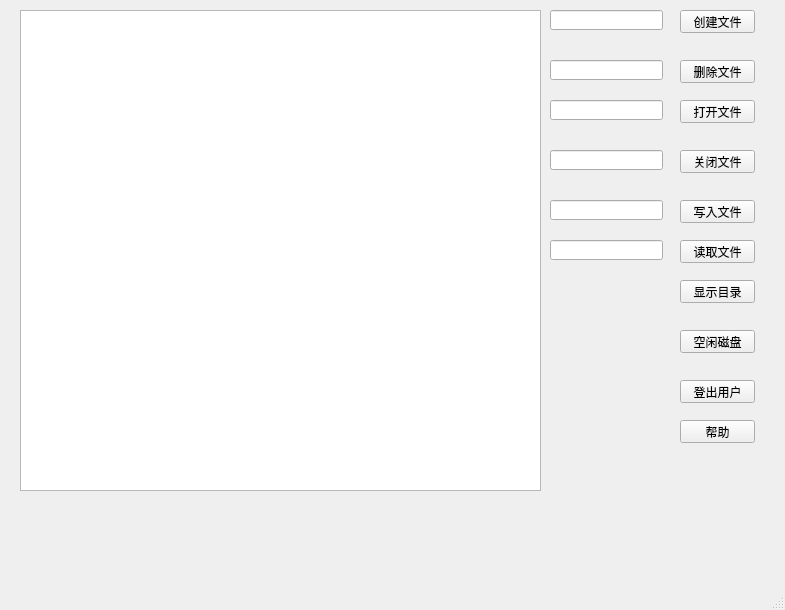
<?xml version="1.0" encoding="UTF-8"?>
<ui version="4.0">
 <class>MainWindow</class>
 <widget class="QMainWindow" name="MainWindow">
  <property name="geometry">
   <rect>
    <x>0</x>
    <y>0</y>
    <width>785</width>
    <height>610</height>
   </rect>
  </property>
  <property name="windowTitle">
   <string>MainWindow</string>
  </property>
  <widget class="QWidget" name="centralwidget">
   <widget class="QPushButton" name="pushButton">
    <property name="geometry">
     <rect>
      <x>680</x>
      <y>60</y>
      <width>75</width>
      <height>23</height>
     </rect>
    </property>
    <property name="text">
     <string>删除文件</string>
    </property>
   </widget>
   <widget class="QTextEdit" name="textEdit">
    <property name="geometry">
     <rect>
      <x>20</x>
      <y>10</y>
      <width>521</width>
      <height>481</height>
     </rect>
    </property>
   </widget>
   <widget class="QPushButton" name="pushButton_2">
    <property name="geometry">
     <rect>
      <x>680</x>
      <y>10</y>
      <width>75</width>
      <height>23</height>
     </rect>
    </property>
    <property name="text">
     <string>创建文件</string>
    </property>
   </widget>
   <widget class="QPushButton" name="pushButton_3">
    <property name="geometry">
     <rect>
      <x>680</x>
      <y>100</y>
      <width>75</width>
      <height>23</height>
     </rect>
    </property>
    <property name="text">
     <string>打开文件</string>
    </property>
   </widget>
   <widget class="QPushButton" name="pushButton_4">
    <property name="geometry">
     <rect>
      <x>680</x>
      <y>150</y>
      <width>75</width>
      <height>23</height>
     </rect>
    </property>
    <property name="text">
     <string>关闭文件</string>
    </property>
   </widget>
   <widget class="QPushButton" name="pushButton_5">
    <property name="geometry">
     <rect>
      <x>680</x>
      <y>200</y>
      <width>75</width>
      <height>23</height>
     </rect>
    </property>
    <property name="text">
     <string>写入文件</string>
    </property>
   </widget>
   <widget class="QPushButton" name="pushButton_6">
    <property name="geometry">
     <rect>
      <x>680</x>
      <y>240</y>
      <width>75</width>
      <height>23</height>
     </rect>
    </property>
    <property name="text">
     <string>读取文件</string>
    </property>
   </widget>
   <widget class="QPushButton" name="pushButton_7">
    <property name="geometry">
     <rect>
      <x>680</x>
      <y>280</y>
      <width>75</width>
      <height>23</height>
     </rect>
    </property>
    <property name="text">
     <string>显示目录</string>
    </property>
   </widget>
   <widget class="QPushButton" name="pushButton_8">
    <property name="geometry">
     <rect>
      <x>680</x>
      <y>330</y>
      <width>75</width>
      <height>23</height>
     </rect>
    </property>
    <property name="text">
     <string>空闲磁盘</string>
    </property>
   </widget>
   <widget class="QPushButton" name="pushButton_9">
    <property name="geometry">
     <rect>
      <x>680</x>
      <y>380</y>
      <width>75</width>
      <height>23</height>
     </rect>
    </property>
    <property name="text">
     <string>登出用户</string>
    </property>
   </widget>
   <widget class="QPushButton" name="pushButton_10">
    <property name="geometry">
     <rect>
      <x>680</x>
      <y>420</y>
      <width>75</width>
      <height>23</height>
     </rect>
    </property>
    <property name="text">
     <string>帮助</string>
    </property>
   </widget>
   <widget class="QLineEdit" name="lineEdit">
    <property name="geometry">
     <rect>
      <x>550</x>
      <y>10</y>
      <width>113</width>
      <height>20</height>
     </rect>
    </property>
   </widget>
   <widget class="QLineEdit" name="lineEdit_2">
    <property name="geometry">
     <rect>
      <x>550</x>
      <y>60</y>
      <width>113</width>
      <height>20</height>
     </rect>
    </property>
   </widget>
   <widget class="QLineEdit" name="lineEdit_3">
    <property name="geometry">
     <rect>
      <x>550</x>
      <y>100</y>
      <width>113</width>
      <height>20</height>
     </rect>
    </property>
   </widget>
   <widget class="QLineEdit" name="lineEdit_4">
    <property name="geometry">
     <rect>
      <x>550</x>
      <y>150</y>
      <width>113</width>
      <height>20</height>
     </rect>
    </property>
   </widget>
   <widget class="QLineEdit" name="lineEdit_5">
    <property name="geometry">
     <rect>
      <x>550</x>
      <y>200</y>
      <width>113</width>
      <height>20</height>
     </rect>
    </property>
   </widget>
   <widget class="QLineEdit" name="lineEdit_6">
    <property name="geometry">
     <rect>
      <x>550</x>
      <y>240</y>
      <width>113</width>
      <height>20</height>
     </rect>
    </property>
   </widget>
  </widget>
  <widget class="QMenuBar" name="menubar">
   <property name="geometry">
    <rect>
     <x>0</x>
     <y>0</y>
     <width>785</width>
     <height>23</height>
    </rect>
   </property>
  </widget>
  <widget class="QStatusBar" name="statusbar"/>
 </widget>
 <resources/>
 <connections/>
</ui>
